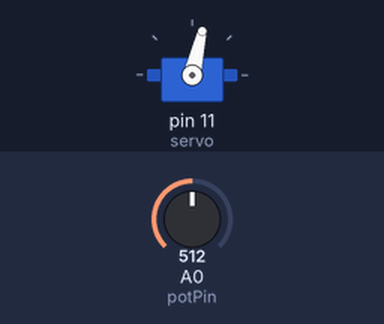
The sketch below on a simulated Arduino Uno, built with avr-gcc and run on an emulated ATmega328P. Parts: servo. The test bench sets the inputs (shaded band); at power-on: A0 (potPin) = 512.

Above: at 2.6 s.
2.7 s: A0 (potPin) set to 716
At 3.17 s:
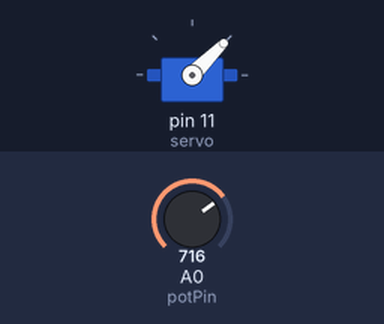
8.3 s: A0 (potPin) set to 900
At 8.61 s:
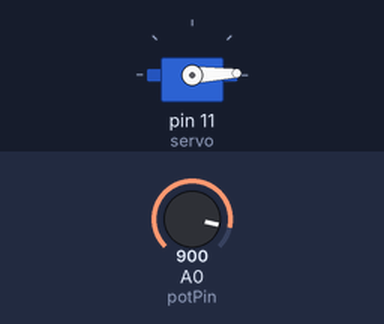
13.9 s: A0 (potPin) set to 1023
At 14.05 s:
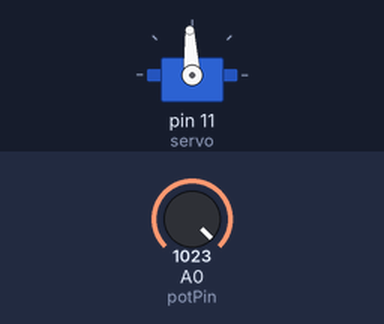
Timing chart, 0 to 24.4 s (numbered marks = the images above; inputs shaded):
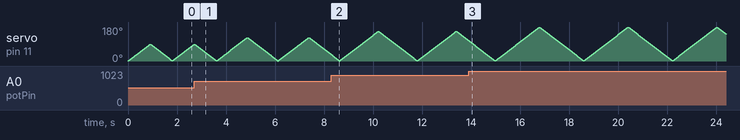

The sketch:

sketch_oct01a.ino
```cpp
#include <Servo.h>

Servo servo;
const int servoPin = 11;
const int potPin = A0;
int positie = 0;
int potmeterWaarde = 0;

void setup() {
  servo.attach(11);
  pinMode(potPin, INPUT);
}

void loop() {
  potmeterWaarde = map(analogRead(potPin), 0, 1023, 0, 180);

  for (int p = 0; p < potmeterWaarde; p += 1) {
    servo.write(p);
    delay(10);
    positie = p;
  }

  for (int p = positie; p > 0; p -= 1) {
    servo.write(p);
    delay(10);
  }
}
```
